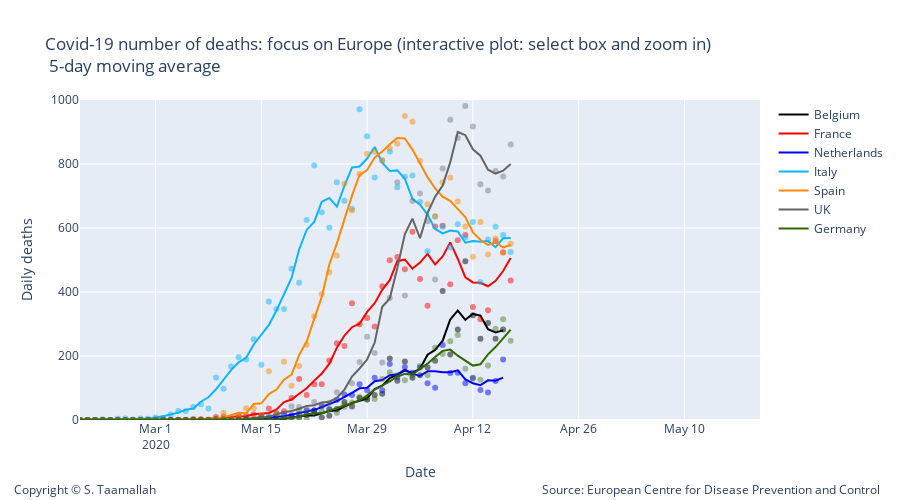

Notebook code for this chart:
### Markdown cell above
### Focus on Europe:

### Code cell
# Add traces
trace1 = go.Scatter(
        x=df_belgium.index, 
        y=df_belgium['deaths'],
        mode='markers',
        name='Belgium daily cases',
        line_color='rgba(0, 0, 0, 0.5)',
        showlegend=False,
)

trace11 = go.Scatter(
        x=df_belgium.index, 
        y=smooth_belgium,
        mode='lines',
        name='Belgium',
        line_color='rgba(0, 0, 0, 1)',
)


trace3 = go.Scatter(
        x=df_netherlands.index, 
        y=df_netherlands['deaths'],
        mode='markers',
        name='Netherlands',
        line_color='rgba(0, 0, 255, .5)',
    showlegend=False,
)

trace33 = go.Scatter(
        x=df_netherlands.index, 
        y=smooth_netherlands,
        mode='lines',
        name='Netherlands',
        line_color='rgba(0, 0, 255, 1)',
)


data2 = [trace1,trace11, trace2, trace22, trace3, trace33, trace4, trace44, trace5, trace55, trace6, trace66, trace7, trace77]


layout2 = go.Layout(
    title="Covid-19 number of deaths: focus on Europe (interactive plot: select box and zoom in) <br> 5-day moving average",
    width=900,
    height=500,
    
    # Top left
    xaxis=dict(
        title='Date',
        range=['2020-02-20', '2020-05-20'],
    ),
    yaxis=dict(
        title='Daily deaths',
        #type='log',
        range=[0,1000],
        anchor='x'
    ),
    
      annotations=[
        dict(
            x=1.18,
            y=-0.25,
            showarrow=False,
            text='Source: European Centre for Disease Prevention and Control',
            xref='paper',
            yref='paper'
        ),
        
        dict(
            x=-0.1,
            y=-0.25,
            showarrow=False,
            text='Copyright © S. Taamallah ',
            xref='paper',
            yref='paper'
        )
    ],
    
)

fig = go.Figure(data=data2, layout=layout2)
fig.show()
from plotly.offline import plot
plot(fig, filename="STaamallah_covid19_analysis_chart_1bis_20200417.html", auto_open = False)
